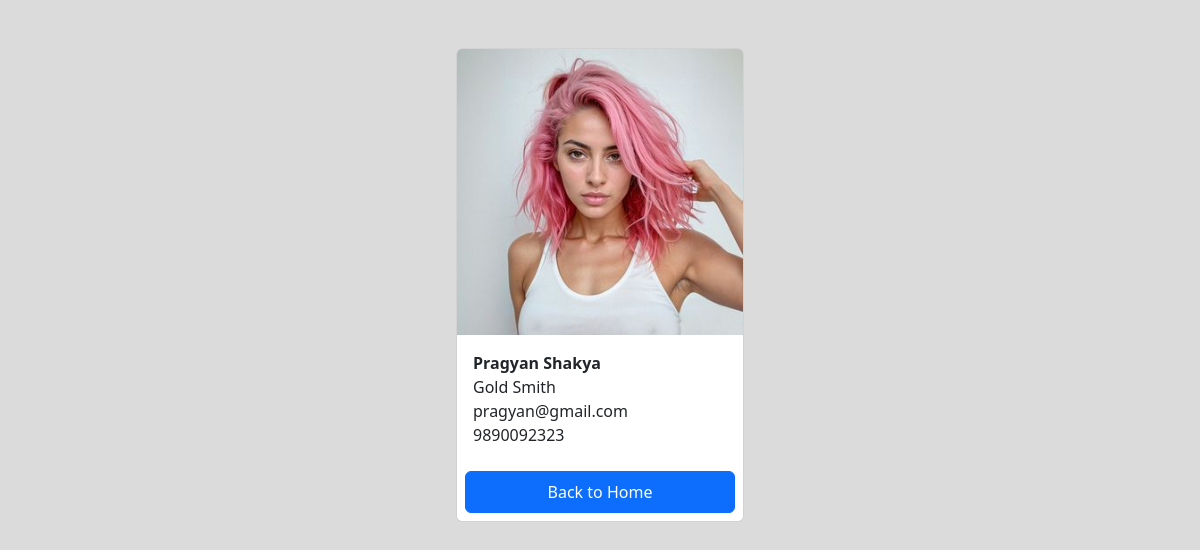
Page /employees/3/ on the committed database.
### employees/models.py (models this page shows, shortened)
class Employee(models.Model):
    first_name = models.CharField(max_length=100)
    last_name = models.CharField(max_length=100)
    photo = models.ImageField(upload_to='images')
    designation = models.CharField(max_length=100)
    email_address = models.EmailField(max_length=100, unique=True)
    phone_number = models.CharField(max_length=10, blank=True, null=True)
    created_at = models.DateTimeField(auto_now_add=True)
    updated_at = models.DateTimeField(auto_now=True)  # Use auto_now for updated_at

### employees/views.py (the view)
# urls.py: urlpatterns = [path("<int:pk>/", views.employee_detail, name="employee_detail")]
def employee_detail(request, pk):
    employee = get_object_or_404(Employee, pk=pk)
    context = {"employee": employee}
    return render(request, "employee_detail.html", context)

### templates/employee_detail.html (shortened to what this page needs)
{% load static %}
<!DOCTYPE html>
<html>
  <head>
    <link href="https://cdn.jsdelivr.net/npm/bootstrap@5.3.2/dist/css/bootstrap.min.css" rel="stylesheet" />
    <link rel="stylesheet" href="{% static 'css/style.css' %}" />
  </head>
  <body>
    <div class="container">
        <div class="card mx-auto m-5" style="width: 18rem;">
            <img src="{{employee.photo.url}}" class="card-img-top" alt="...">
            <div class="card-body">
              <p class="card-text m-0 fw-bold">{{employee.first_name}} {{employee.last_name}}</p>
              <p class="card-text m-0 ">{{employee.designation}}</p>
              <p class="card-text m-0 ">{{employee.email_address}}</p>
              <p class="card-text m-0 ">{{employee.phone_number}}</p>
            </div>
            <a href="{% url 'home' %}" class="btn btn-primary p-2 m-2">Back to Home</a>
          </div>
    </div>
  </body>
</html>

### mysite/static/css/style.css (style rules this page uses)
body { background-color: #dbdbdb; }

### rows in the picture
Employee: photo (picture), first_name "Pragyan", last_name "Shakya", designation "Gold Smith", email_address "pragyan@gmail.com", phone_number "9890092323"
